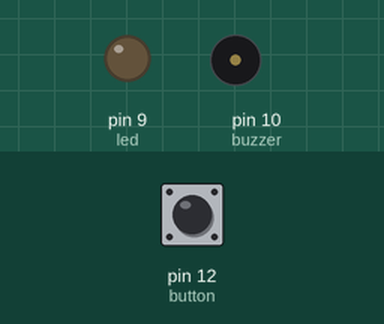
Recording of a sketch running on a simulated Arduino Uno, built with avr-gcc and run on an emulated ATmega328P. Parts: output pins drawn as LEDs (lit = HIGH), buzzer (waves = sounding, pin HIGH). The test bench sets the inputs (shaded band); at power-on: pin 12 (button) LOW.

Above: at 1.2 s.
1.3 s: pin 12 (button) pulled HIGH for 1 s
At 3.2 s:
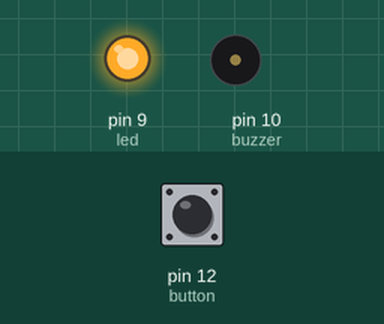
3.8 s: pin 12 (button) pulled HIGH for 0.15 s
At 4.4 s:
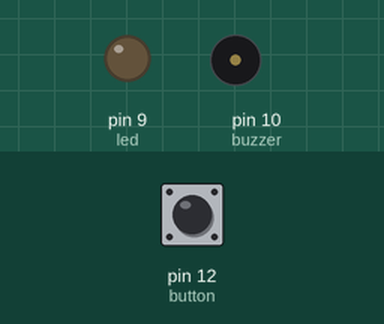
5.4 s: pin 12 (button) pulled HIGH for 3.2 s
At 9.6 s:
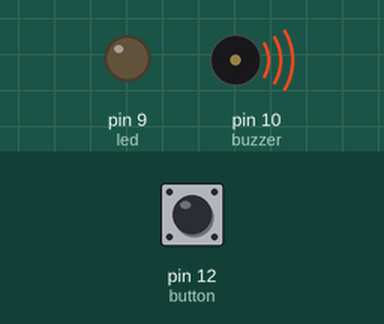
Timing chart, 0 to 11.1 s (numbered marks = the images above; inputs shaded):
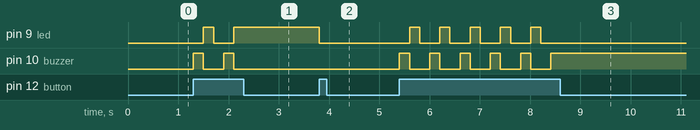

The sketch:

multi-state-alarm.ino
```cpp
// Wiring code generated from an ArduinoML model
// Application name: MultiStateAlarm

void setup(){
  pinMode(12, INPUT);  // button [Sensor]
  pinMode(9, OUTPUT); // led [Actuator]
  pinMode(10, OUTPUT); // buzzer [Actuator]
}

long time = 0; long debounce = 200;

void state_off() {
  digitalWrite(9,LOW);
  digitalWrite(10,LOW);
  boolean guard = millis() - time > debounce;
  if( guard && digitalRead(12) == HIGH ) {
    time = millis();
    state_buzzer_on();
  } else {
    state_off();
  }
}

void state_buzzer_on() {
  digitalWrite(10,HIGH);
  digitalWrite(9,LOW);
  boolean guard = millis() - time > debounce;
  if( guard && digitalRead(12) == HIGH ) {
    time = millis();
    state_led_on();
  } else {
    state_buzzer_on();
  }
}

void state_led_on() {
  digitalWrite(10,LOW);
  digitalWrite(9,HIGH);
  boolean guard = millis() - time > debounce;
  if( guard && digitalRead(12) == HIGH ) {
    time = millis();
    state_off();
  } else {
    state_led_on();
  }
}

void loop() {
  state_off();
}
```

Measured:
- after the input at 1.3 s, pin 9 (led): LOW → HIGH after 0.20 s, → LOW 0.20 s later, → HIGH 0.40 s later; pin 10 (buzzer): alternates HIGH for 0.20 s and LOW for 0.40 s, 4 changes in all, then stays LOW, starting at once
- after the input at 3.8 s, pin 9 (led): HIGH → LOW at once
- after the input at 5.4 s, pin 9 (led): alternates HIGH for 0.20 s and LOW for 0.40 s, 10 changes in all, then stays LOW, starting after 0.20 s; pin 10 (buzzer): alternates HIGH for 0.20 s and LOW for 0.40 s, 11 changes in all, then stays HIGH, starting at once
